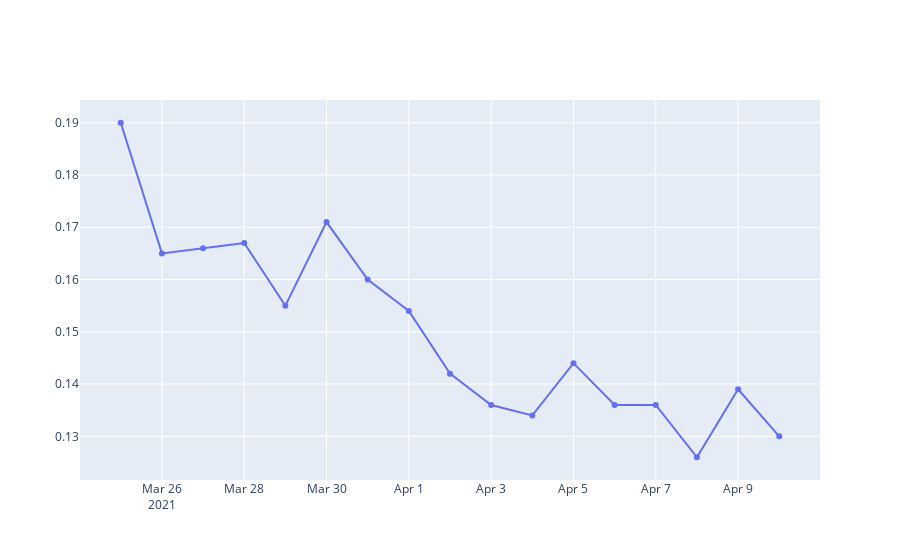

The notebook cell saved with this chart:
### Markdown cell above
# Implementation

### Code cell
excel_file = '/home/manikya_varshney/Documents/Python/Yale/All Graphs/Graphs/GraphValues.xlsx'
df = pd.read_excel(excel_file)

data = [go.Scatter( x=df['Date'], y=df['Implementation'])]

fig = go.Figure(data)
fig.show()

plotly.offline.plot(fig, filename="/home/manikya_varshney/Documents/Python/Yale/All Graphs/Graphs/Implementation(Proportion).html")

### Figure 1 — Plotly figure (JSON) as saved in the notebook; plotly's stock layout.template omitted (floating-point values rounded to 4 significant figures)
{"data": [{"type": "scatter", "x": ["2021-03-25T00:00:00", "2021-03-26T00:00:00", "2021-03-27T00:00:00", "2021-03-28T00:00:00", "2021-03-29T00:00:00", "2021-03-30T00:00:00", "2021-03-31T00:00:00", "2021-04-01T00:00:00", "2021-04-02T00:00:00", "2021-04-03T00:00:00", "2021-04-04T00:00:00", "2021-04-05T00:00:00", "2021-04-06T00:00:00", "2021-04-07T00:00:00", "2021-04-08T00:00:00", "2021-04-09T00:00:00", "2021-04-10T00:00:00"], "y": [0.19, 0.165, 0.166, 0.167, 0.155, 0.171, 0.16, 0.154, 0.142, 0.136, 0.134, 0.144, 0.136, 0.136, 0.126, 0.139, 0.13]}], "layout": {}}
